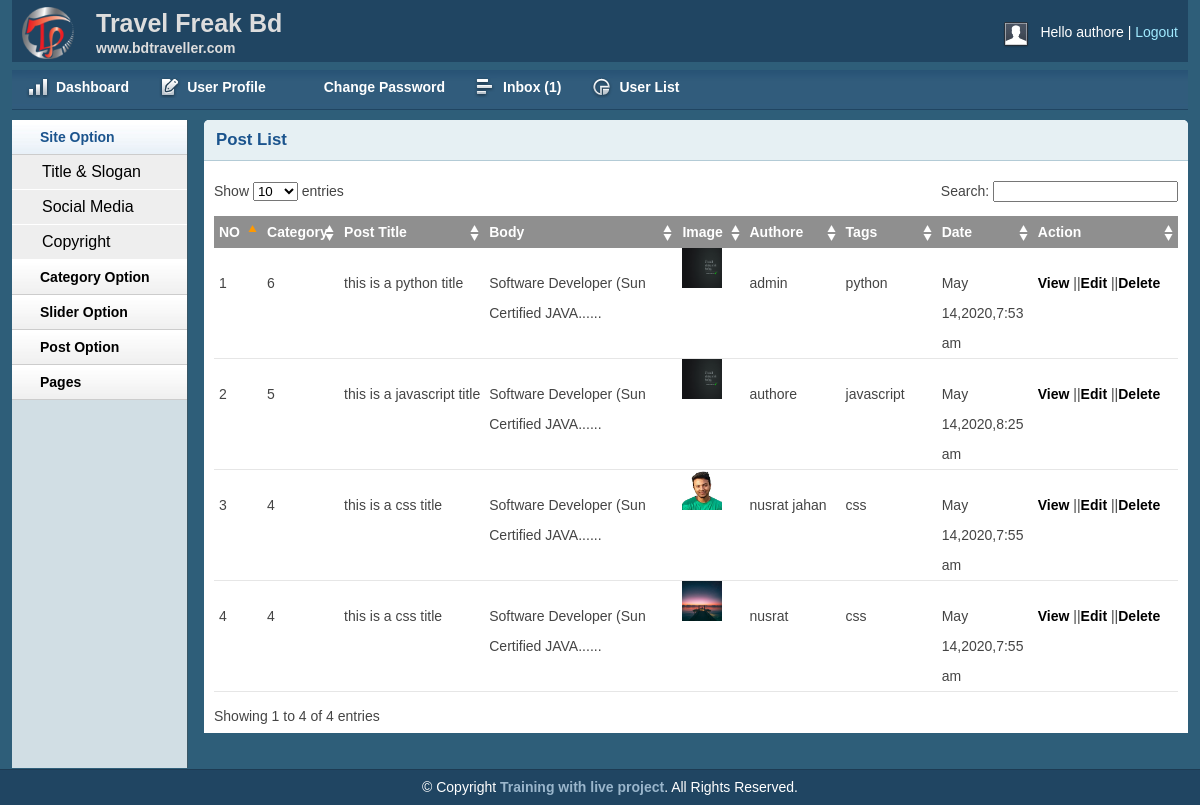
/admin/postlist.php (signed in), run on the app's committed database.
### tables this page shows
CREATE TABLE IF NOT EXISTS `tbl_post` (
  `id` int(11) NOT NULL AUTO_INCREMENT,
  `cat` int(11) NOT NULL,
  `title` varchar(255) NOT NULL,
  `body` text NOT NULL,
  `image` varchar(255) NOT NULL,
  `authore` varchar(50) NOT NULL,
  `tags` varchar(255) NOT NULL,
  `date` timestamp NOT NULL DEFAULT current_timestamp() ON UPDATE current_timestamp(),
  `userid` int(11) NOT NULL,
  PRIMARY KEY (`id`)
);

### lib/database1.php (called while the page is built, shortened)
<?php
 class Database{
      private $dbname="mysql:host=localhost; dbname=db_blog;";
      private $dbuser="root";
      private $dbpass="";
      public $conn;
    public function __construct(){
        if(!isset($this->conn)){
            try {
                $this->conn= new PDO("$this->dbname,$this->dbuser,$this->dbpass");
                $this->conn->setAttribute(PDO::ATTR_ERRMODE,PDO::ERRMODE_EXCEPTION);
            } catch (PDOException $e) {
                die("connection failed".$e->getMessage());
            }
        }
     }
}
?>

### helpers/format.php (called while the page is built, shortened)
<?php
class Format{
    public function dateFormat($date){
       return date('F j,Y,g:i a',strtotime($date));
    }
    public function textShorten($text,$limit=400){
        $text = $text." ";
        $text =substr($text,0,$limit);
        $text =substr($text,0,strrpos($text," "));
        $text =$text."......";
        return $text;
    }
}
?>

### lib/session.php (called while the page is built, shortened)
<?php
class session{
    public static function get($key){
        if(isset( $_SESSION[$key])){
            return  $_SESSION[$key];
        }else{
            return false;
        }
    }
}
?>

### admin/postlist.php (the view, shortened to what this page needs)
<?php include "inc/header.php";?>
<?php include "inc/sidebar.php";?>
<?php include "../helpers/format.php";?>
<?php
$fm = new Format();
?>
        <div class="grid_10">
            <div class="box round first grid">
                <h2>Post List</h2>
                <div class="block">
                    <table class="data display datatable" id="example">
					<thead>
						<tr>
							<th  width ="5%">NO</th>
							<th  width ="8%">Category</th>
							<th  width ="15%">Post Title</th>
							<th  width ="20%">Body</th>
							<th  width ="7%">Image</th>
							<th  width ="10%">Authore</th>
							<th  width ="10%">Tags</th>
							<th  width ="10%">Date</th>
							<th  width ="15%">Action</th>
						</tr>
					</thead>
					<tbody>
				<?php
					$sql = "SELECT tbl_post.*,tbl_catagory.name
							FROM tbl_post
							INNER JOIN tbl_catagory
							ON tbl_post.cat =tbl_catagory.id
							ORDER BY tbl_post.title DESC";
					$value = $db->conn->prepare($sql);
					$value->execute();
					$reault = $value->fetchAll();
					if($value){
						$i = 0;
						foreach ($reault as $data) {
							$i++;
				?>
						<tr class="odd gradeX">
							<td><?php echo $i ;?></td>
							<td><?php echo $data['cat'] ;?></td>
							<td><?php echo $data['title'] ;?></td>
							<td><?php echo $fm->textShorten($data['body'],50) ;?></td>
							<td><img src ="<?php echo $data['image'] ;?>" height=40px, width=40px></td>
							<td><?php echo $data['authore'] ;?></td>
							<td><?php echo $data['tags'] ;?></td>
							<td><?php echo  $fm->dateFormat($data['date']) ;?></td>
							<td>
							<a href="viewpost.php?postid=<?php echo $data['id'];?>">View</a>
							<?php if(session::get("userid") == $data['userid'] || session::get("role")=='0'){?>
								||<a href="editpost.php?postid=<?php echo $data['id'];?>">Edit</a>
								||<a  onclick="return confirm('Are you sure you want to delete this item?')" href="postlist.php?delid=<?php echo $data['id'] ;?>">Delete</a>
							<?php } ;?>
								 </td>
						</tr>
						<?php } } ;?>
					</tbody>
				</table>
               </div>
            </div>
        </div>
 <?php include "inc/footer.php" ;?>

### admin/css/layout.css (style rules this page uses)
body { background: #fff none repeat scroll 0 0; color: #444; font-size: 14px; padding: 0; }
a { color: #000; font-weight: bold; text-decoration: none; }
h1, h2, h3, h4, h5, h6 { line-height: 1.2em; margin-bottom: .3em; }
h2 { margin-top: 1em; }
.box { background: #fff; margin-bottom: 20px; padding: 10px 10px 10px 10px; margin-left: -8px; }
.box.grid { padding-bottom: 40px; }
.box.round { -moz-border-radius: 5px 5px 0px 0px; -webkit-border-radius: 5px 5px 0px 0px; border-radius: 5px 5px 0px 0px; }
.box h2 { font-size: 1.2em; font-weight: bold; color: #1B548D; background: #E6F0F3; margin: -10px -10px 0 -10px; padding: 10px 12px; border-bottom: 1px solid #B3CBD6; -moz-border-radius: 5px 5px 0px 0px; -webkit-border-radius: 5px 5px 0px 0px; border-radius: 5px 5px 0px 0px; }
.box.first { min-height: 406px; }
.block { padding-top: 20px; }
p { margin-bottom: 1em; }
.block { padding-bottom: 1px; }
table.display { margin: 0 auto; clear: both; width: 100%; }
.sorting_asc { background: #8f8f8f url(../img/table/sort_asc.png) no-repeat center right; padding: 8px 5px; text-align: left; color: #fff; }
.sorting { background: #8f8f8f url(../img/table/sort_both.png) no-repeat center right; padding: 8px 5px; text-align: left; color: #fff; }
tr.odd { height: 30px; line-height: 30px; border-bottom: 1px solid #e6e6e6; }
tr.even { height: 30px; line-height: 30px; border-bottom: 1px solid #e6e6e6; }
tr.odd td, tr.even td { padding-left: 5px; }

### data on the page
tbl_post: cat "6", title "this is a python title", body "Software Developer (Sun Certified JAVA......", image (picture), authore "admin", tags "python", date "May 14,2020,7:53 am"
tbl_post: cat "5", title "this is a javascript title", body "Software Developer (Sun Certified JAVA......", image (picture), authore "authore", tags "javascript", date "May 14,2020,8:25 am"
tbl_post: cat "4", title "this is a css title", body "Software Developer (Sun Certified JAVA......", image (picture), authore "nusrat jahan", tags "css", date "May 14,2020,7:55 am"
tbl_post: cat "4", title "this is a css title", body "Software Developer (Sun Certified JAVA......", image (picture), authore "nusrat", tags "css", date "May 14,2020,7:55 am"

### other printed values
session::get("username") "authore"
$row "1"
